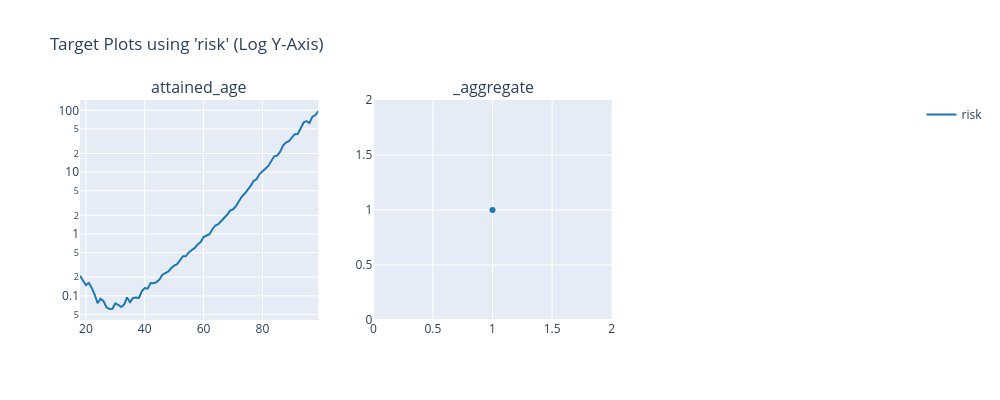

This figure's notebook cell:
### Markdown cell above
### Target

### Code cell
charters.target(
    df=grouped_df,
    target="risk",
    cols=3,
    features=["attained_age"],
    numerator=["death_claim_amount"],
    denominator=["amount_exposed"],
    y_log=True,
).show()

### Figure 1 — Plotly figure (JSON) as saved in the notebook; plotly's stock layout.template omitted (floating-point values rounded to 4 significant figures)
{"data": [{"line": {"color": "#1F77B4"}, "mode": "lines", "name": "risk", "showlegend": true, "type": "scatter", "x": [18, 19, 20, 21, 22, 23, 24, 25, 26, 27, 28, 29, 30, 31, 32, 33, 34, 35, 36, 37, 38, 39, 40, 41, 42, 43, 44, 45, 46, 47, 48, 49, 50, 51, 52, 53, 54, 55, 56, 57, 58, 59, 60, 61, 62, 63, 64, 65, 66, 67, 68, 69, 70, 71, 72, 73, 74, 75, 76, 77, 78, 79, 80, 81, 82, 83, 84, 85, 86, 87, 88, 89, 90, 91, 92, 93, 94, 95, 96, 97, 98, 99], "xaxis": "x", "y": [0.2111, 0.1746, 0.1492, 0.1616, 0.1341, 0.104, 0.07609, 0.08993, 0.08181, 0.06533, 0.06116, 0.06179, 0.07532, 0.07144, 0.06568, 0.07201, 0.094, 0.07882, 0.09226, 0.09366, 0.09193, 0.1179, 0.1335, 0.1307, 0.1611, 0.1595, 0.1668, 0.183, 0.2192, 0.2333, 0.2479, 0.2785, 0.3082, 0.3244, 0.3827, 0.4372, 0.4395, 0.5039, 0.5515, 0.5946, 0.6761, 0.7415, 0.8918, 0.9501, 0.9917, 1.193, 1.372, 1.435, 1.593, 1.815, 2.042, 2.386, 2.506, 2.825, 3.408, 4.033, 4.501, 5.105, 5.994, 7.215, 7.696, 9.307, 10.11, 11.33, 12.62, 15.31, 18.01, 18.5, 21.18, 26.84, 30.02, 31.65, 35.68, 41.11, 41.49, 52.13, 63.64, 66.81, 62.38, 78.85, 83.68, 97.45], "yaxis": "y"}, {"line": {"color": "#1F77B4"}, "mode": "markers", "name": "risk", "showlegend": false, "type": "scatter", "x": [1], "xaxis": "x2", "y": [1.0], "yaxis": "y2"}], "layout": {"annotations": [{"font": {"size": 16}, "showarrow": false, "text": "attained_age", "x": 0.1444, "xanchor": "center", "xref": "paper", "y": 1, "yanchor": "bottom", "yref": "paper"}, {"font": {"size": 16}, "showarrow": false, "text": "_aggregate", "x": 0.5, "xanchor": "center", "xref": "paper", "y": 1, "yanchor": "bottom", "yref": "paper"}], "height": 400, "legend": {"orientation": "v", "x": 1.02, "xanchor": "left", "y": 1, "yanchor": "top"}, "title": {"text": "Target Plots using 'risk' (Log Y-Axis)"}, "width": 1000, "xaxis": {"anchor": "y", "domain": [0, 0.2889]}, "xaxis2": {"anchor": "y2", "domain": [0.3556, 0.6444]}, "xaxis3": {"anchor": "y3", "domain": [0.7111, 1]}, "yaxis": {"anchor": "x", "domain": [0, 1], "type": "log"}, "yaxis2": {"anchor": "x2", "domain": [0, 1]}, "yaxis3": {"anchor": "x3", "domain": [0, 1]}}}
